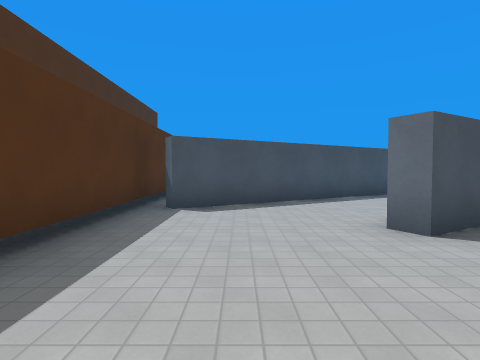
[1] (above)

24 first-person views from a walk through a 3-D level made in the Godot game engine. The camera is 1.5 m above the floor, tilts 2° down and sees 80° across. The floor is counted in squares, 2 m on a side. Each view is taken from the middle of a square. On the plan, view 1 faces up. The plan holds only what a view shows up to about 10 squares ahead; the rest is blank. The place goes on beyond the plan. Characters and animated objects are not drawn. Surface patterns are stand-ins for the level's own textures.

[2]
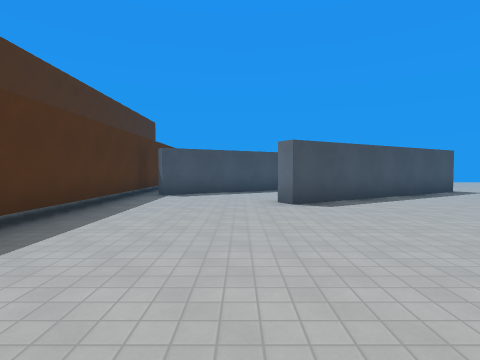

[3]
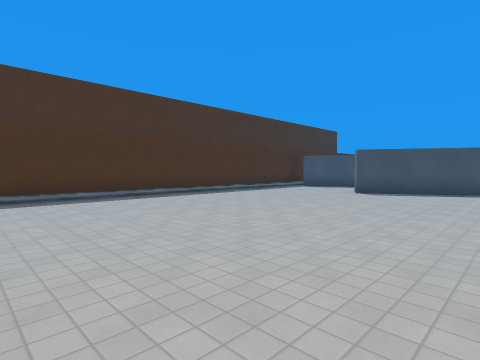

[4]
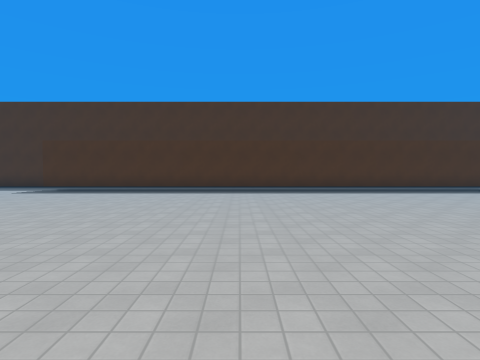

[5]
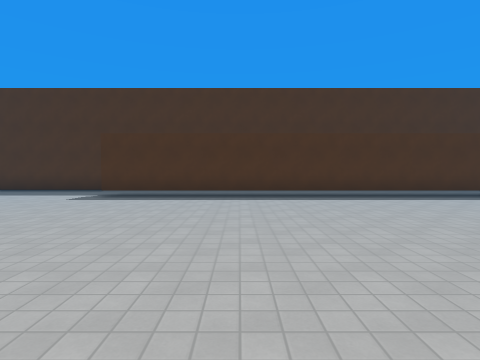

[6]
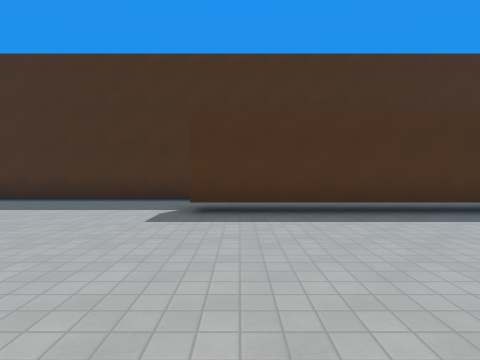

[7]
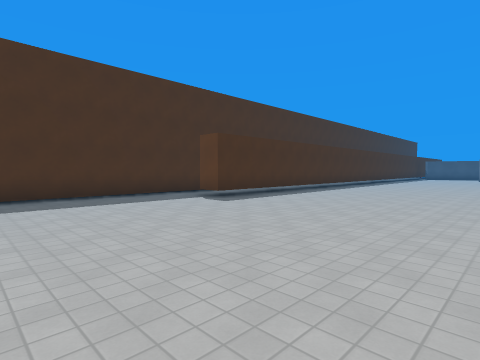

[8]
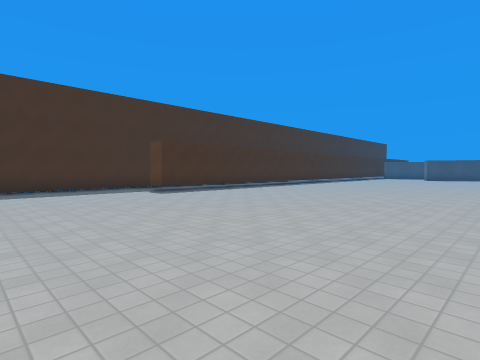

[9]
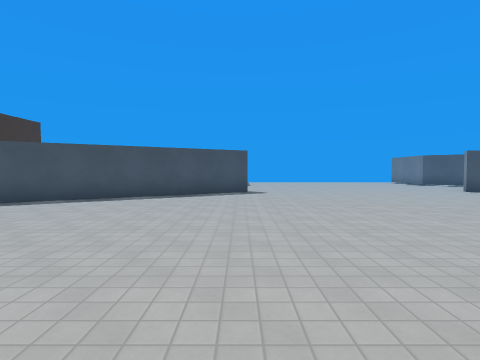

[10]
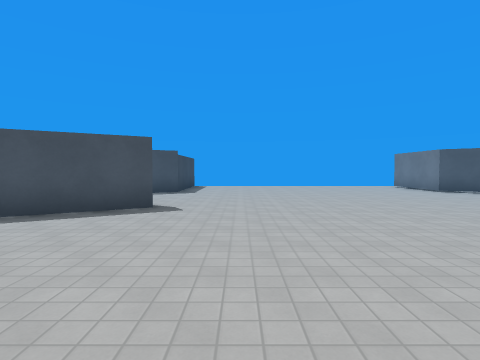

[11]
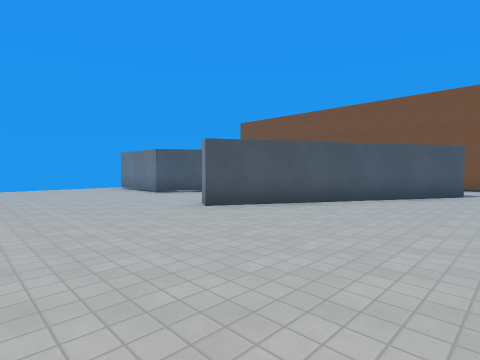

[12]
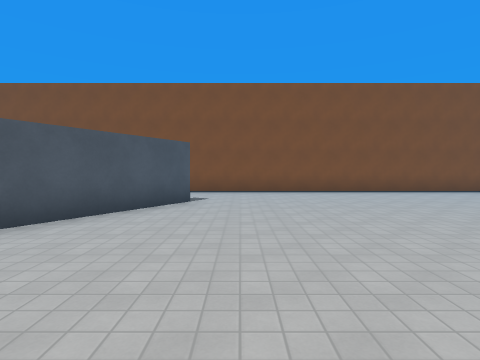

[13]
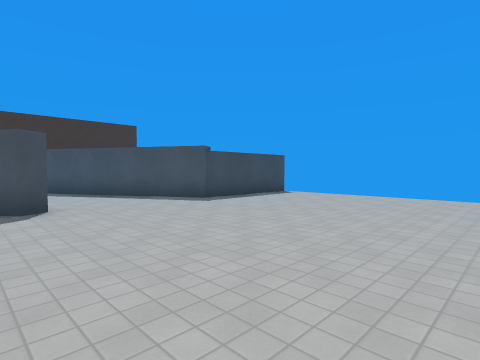

[14]
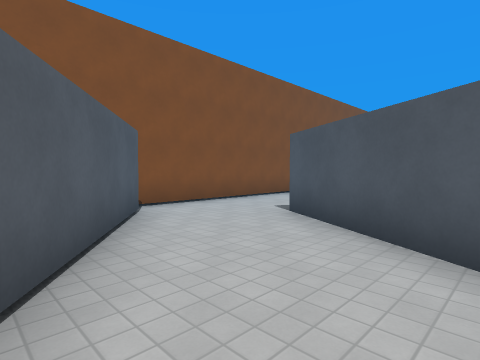

[15]
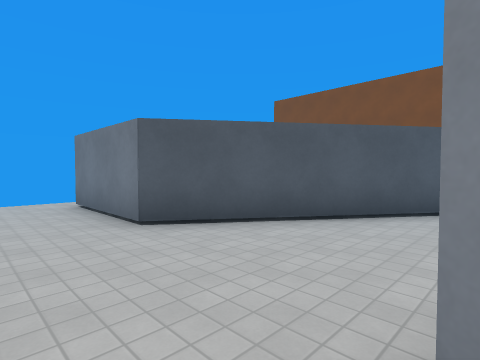

[16]
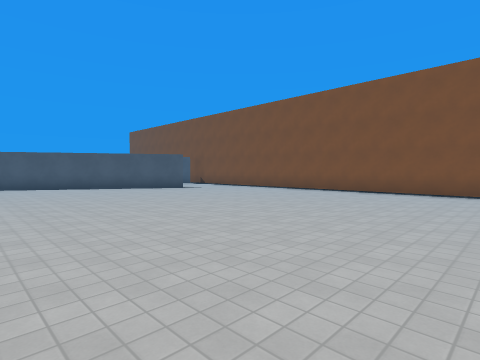

[17]
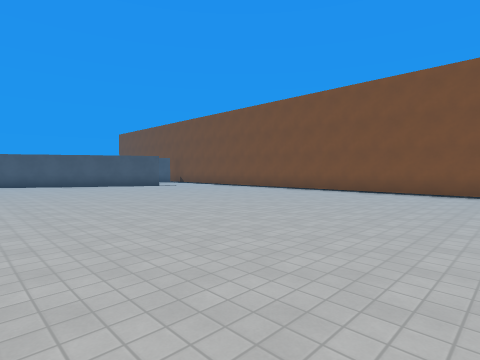

[18]
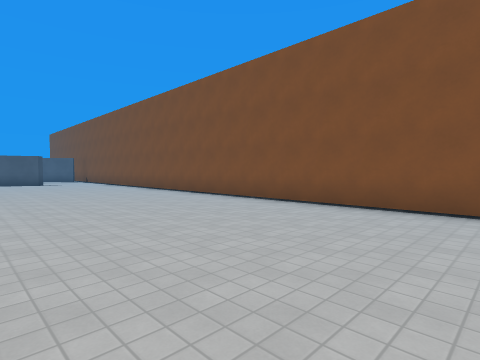

[19]
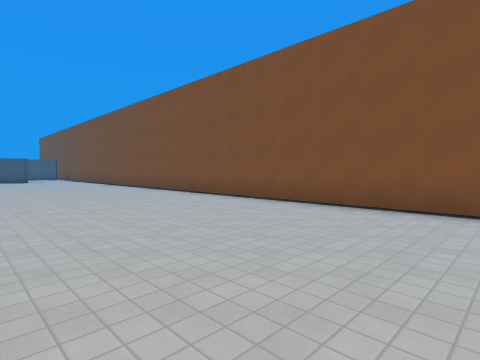

[20]
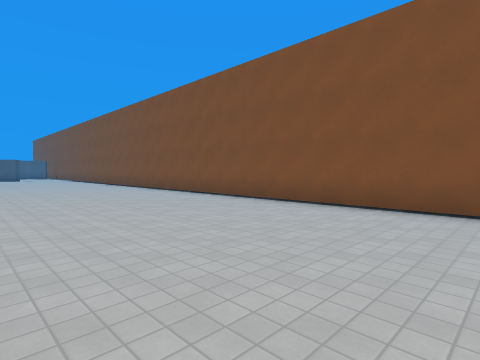

[21]
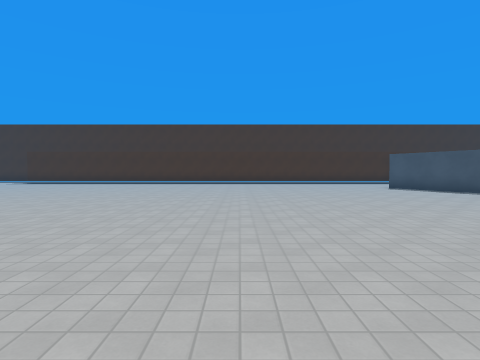

[22]
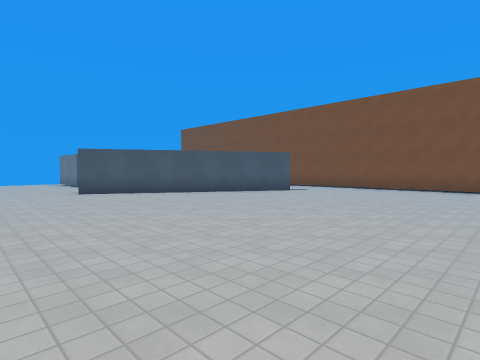

[23]
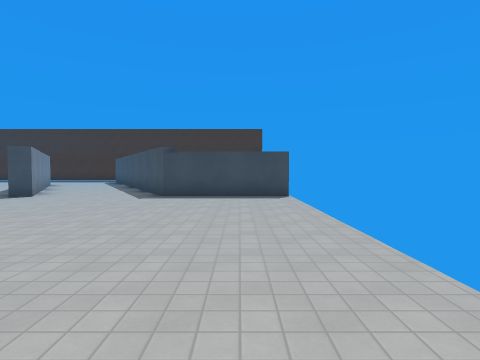

[24]
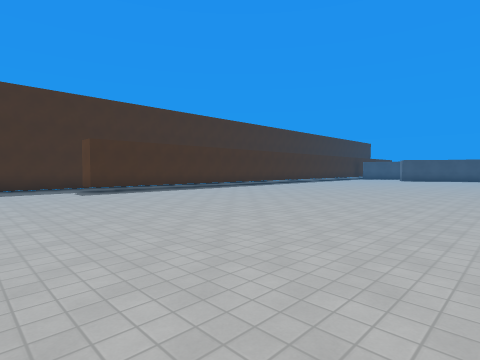

### Floor plan
Key: @ floor where view 1 was taken; # wall or solid block; . floor; T thing the floor can be seen under or through.
Columns run from 5 left of view 1 to 25 right of it. Each row starts with its distance up from view 1.
 14              #.........
 13              #........#
 12              #........#
 11             ##........#.
 10           ###.........##
  9          ## ........... ##
  8    #   ###...............##
  7    # ###.. ..#.......#....###
  6    ###...  ###.......###....###
  5   .#.....###...........###....#
  4   .#....##...............###..#
  3   .#...##.....................#
  2   .T..........................#
  1    T..........................#
  0    T.@........................#
 -1    T..........................#
 -2  ..T..........................#
 -3  ..T..........................#
 -4  ..T............... ..........#
 -5  ..T..............  ..........#
 -6  ..T.............   ..........#
 -7  ..T............    ..........#
 -8  ..T..........      ..........#
 -9  ..T.........       ..........#
-10  ..T.........           ......#
-11  ..T.........           ......#
-12  ..T.........           ......#
-13  ..T..........          ......#
-14 #..T..........          ......#
-15 #.............          ......#
-16 #.............          ......#
-17 #.............          ......#
-18 #.............          ......#
-19 #............           ......#
-20 #.  .........           ......#

Where each view was taken, in squares from view 1:
view 1: 0 up, 0 right, facing up
view 2: 3 down, 1 right, facing up
view 3: 6 down, 6 right, facing up-left
view 4: 8 down, 8 right, facing left
view 5: 11 down, 6 right, facing left
view 6: 14 down, 3 right, facing left
view 7: 20 down, 4 right, facing up-left
view 8: 20 down, 7 right, facing up-left
view 9: 3 down, 8 right, facing up
view 10: 1 up, 10 right, facing up
view 11: 2 up, 12 right, facing up-right
view 12: 2 up, 15 right, facing right
view 13: 6 up, 14 right, facing up-left
view 14: 8 up, 19 right, facing down-right
view 15: 7 up, 15 right, facing up-right
view 16: 7 down, 15 right, facing up-right
view 17: 9 down, 15 right, facing up-right
view 18: 13 down, 19 right, facing up-right
view 19: 17 down, 19 right, facing up-right
view 20: 20 down, 19 right, facing up-right
view 21: 3 down, 14 right, facing left
view 22: 3 down, 13 right, facing up-right
view 23: 13 up, 16 right, facing left
view 24: 18 down, 8 right, facing up-left
